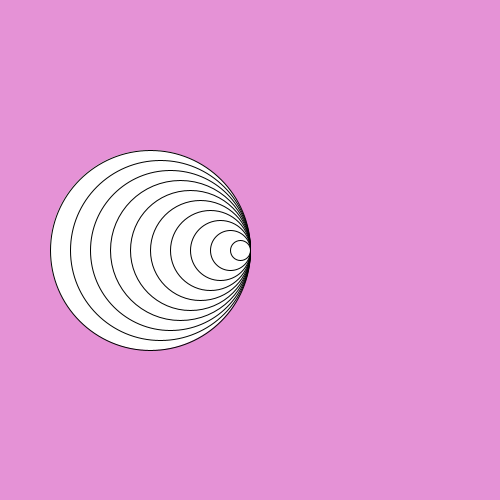
Frame 1 (no input)
Frame 60 (the mouse pressed at the canvas centre just before this capture): identical to frame 1, image omitted
Frame 120 (the mouse held since frame 60 and released just before this capture): identical to frame 1, image omitted

The Processing sketch that drew this single still picture (run headless with seeded random() and noise(); from frame 60 on, the mouse is pressed at the canvas centre):

// Processing sketch: opdracht_9_6
// ── opdracht_9_6.pde
void setup(){
  size(500,500);
}

void draw(){
  background(#E592D6);
  drawRightC(250,250,200,10);
  
}

void drawRightC(int x, int y,int sizeC, int aantal){
  for(int i = 0; i < aantal; i++){
    ellipse(x - sizeC/2,y,sizeC,sizeC);
    sizeC -= 20;
  }
}
